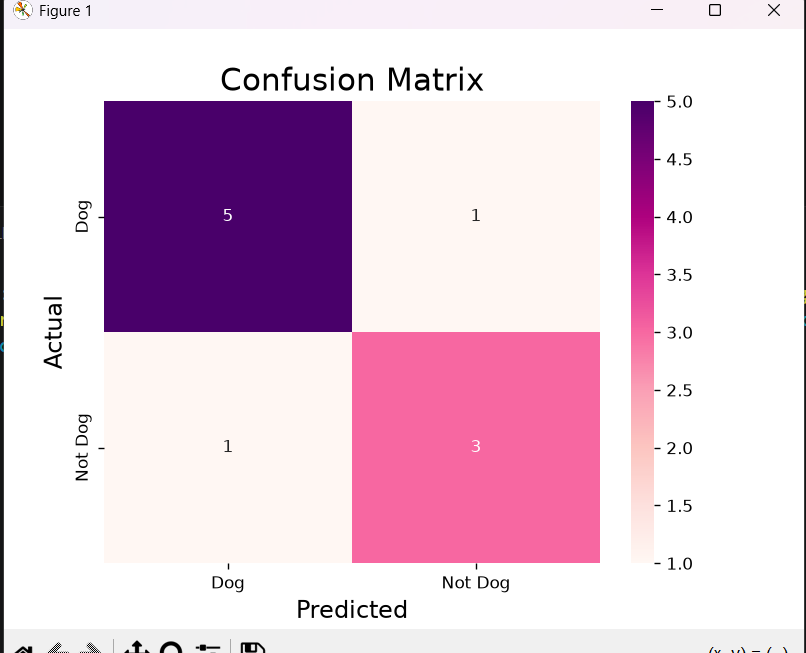

Source code (Python):
import numpy as np
from sklearn.metrics import confusion_matrix
import seaborn as sns
import matplotlib.pyplot as plt

# Actual and Predicted labels
actual = np.array([
    'Dog', 'Dog', 'Dog', 'Not Dog', 'Dog',
    'Not Dog', 'Dog', 'Dog', 'Not Dog', 'Not Dog'
])

predicted = np.array([
    'Dog', 'Not Dog', 'Dog', 'Not Dog', 'Dog',
    'Dog', 'Dog', 'Dog', 'Not Dog', 'Not Dog'
])

# Create Confusion Matrix
conf_matrix = confusion_matrix(actual, predicted)

# Plot Heatmap
sns.heatmap(
    conf_matrix,
    annot=True,
    fmt='g',
    cmap='RdPu',
    xticklabels=['Dog', 'Not Dog'],
    yticklabels=['Dog', 'Not Dog']
)

# Labels and Title
plt.xlabel("Predicted", fontsize=14)
plt.ylabel("Actual", fontsize=14)
plt.title("Confusion Matrix", fontsize=18)

# Display the plot
plt.show()
